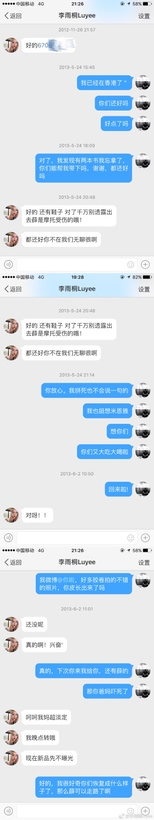
%> input picture Matlab/li.jpg, 154 x 820 px, shrunk from 690 x 3680 before the run
$ octave ela_demo_test.m   (GNU Octave 9; MATLAB toolbox functions it lacks are replaced by stand-ins)
%> lines starting %> are read from the running program, lines starting %| are printed output that depends on the picture; in (x1, y1, x2, y2) boxes, pixels count from 0 and x2, y2 are one past the last pixel; in counts of white or black regions, pixels touching at a corner belong together; the program's own positions count from 1
### Matlab/ela_analyze_demo.m
function [OutputMap] = ela_analyze_demo ( imPath )
%> called with imPath = 'F:\Workspace\Matlab\MatlabDayByDay\li.jpg'
    %ANALYZE Summary of this function goes here
    %   Detailed explanation goes here
    im= imread(imPath);
%> im is the input picture: size 820x154x3 uint8; mean R, G, B 214.7, 225.2, 234.5
    Quality=90;
    Multiplier=15;
    Flatten=true;

    OutputMap = ela_demo(im,Quality,Multiplier,Flatten);
end

### Matlab/ela_demo.m
function OutputMap = ELA( ImIn, Quality, Multiplier, Flatten)
%> called with Quality = 90, Multiplier = 15, Flatten = true
    % Copyright (C) 2016 Markos Zampoglou
    % Information Technologies Institute, Centre for Research and Technology Hellas
    % 6th Km Harilaou-Thermis, Thessaloniki 57001, Greece
    %
    % This code implements the Error Level Analysis algorithm popularized
    % by http://fotoforensics.com/
    %
    % ImIn is an image loaded using imread/(CleanUpImage)
    % Quality is the quality in which to recompress the image
    % Multiplier is the value with which to multiply the residual to make
    % it more visible
    % If Flatten=true, the image is converted to grayscale using the
    % cross-channel mean


    imwrite(ImIn,'tmp.jpg','Quality',Quality);
    ImJPG=imread('tmp.jpg');

    OutputMap=(abs(double(ImIn)-double(ImJPG))*Multiplier);


    if Flatten
        OutputMap=mean(OutputMap,3);
%> OutputMap: size 820x154 double
    end
end

### Matlab/ela_demo_test.m
close all;
clear all;

li='F:\Workspace\Matlab\MatlabDayByDay\li.jpg'
a1 = ela_analyze_demo(li);
a = imread('li.jpg');
% subplot(1,2,1);imshow(a);
% subplot(1,2,1);imshow(OutputMap);
%image(OutputMap);

xue1='F:\Workspace\Matlab\MatlabDayByDay\xue1.jpg'
b1 = ela_analyze_demo(xue1);
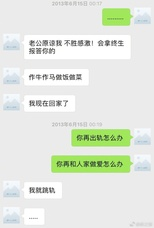
%> input picture Matlab/xue1.jpg, 154 x 228 px, shrunk from 690 x 1024 before the run
%> in ela_analyze_demo, im is the input picture: size 228x154x3 uint8; mean R, G, B 226.9, 232.7, 222.8
b = imread('xue1.jpg');
% subplot(1,2,1);imshow(b);
% subplot(1,3,1);imshow(b1);
%image(OutputMap1);

xue2='F:\Workspace\Matlab\MatlabDayByDay\xue2.jpg'
c1 = ela_analyze_demo(xue2);
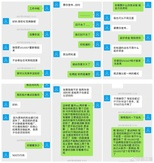
%> input picture Matlab/xue2.jpg, 154 x 163 px, shrunk from 690 x 733 before the run
%> in ela_analyze_demo, im is the input picture: size 163x154x3 uint8; mean R, G, B 206.7, 225.9, 204.7
%> call 3 of ELA, with Quality = 90, Multiplier = 15, Flatten = true
%> in ELA (call 3), `OutputMap=mean(OutputMap,3);`:
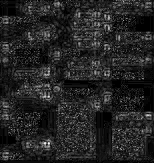
%> OutputMap: size 163x154 double; min 0, max 370, mean 52.7; drawn with min black and max white
c = imread('xue2.jpg');
% subplot(1,2,1);imshow(c);
% subplot(1,3,2);
imshow(c1);
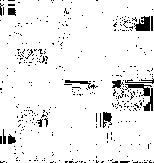
%> displayed picture: size 163x154, on the screen's scale of 0 to 255; 93.2% white; 359 black regions (347 under 20 px), largest, box (x1, y1, x2, y2) and area: (125, 84, 153, 111) 232, (134, 16, 150, 31) 164, (103, 112, 112, 128) 89
%image(OutputMap2);

xue3='F:\Workspace\Matlab\MatlabDayByDay\xue3.jpg'
d1 = ela_analyze_demo(xue3);
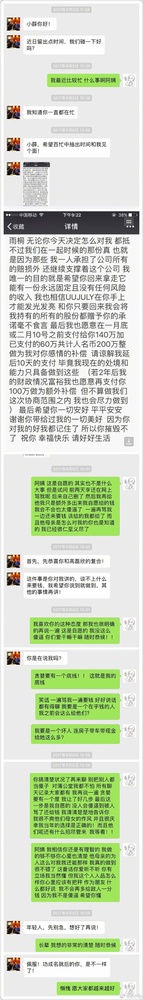
%> input picture Matlab/xue3.jpg, 143 x 1000 px, shrunk from 640 x 4486 before the run
%> in ela_analyze_demo, im is the input picture: size 1000x143x3 uint8; mean R, G, B 207.5, 218.1, 196.4
%> call 4 of ELA, with Quality = 90, Multiplier = 15, Flatten = true
%> in ELA (call 4), `OutputMap=(abs(double(ImIn)-double(ImJPG))*Multiplier);`:
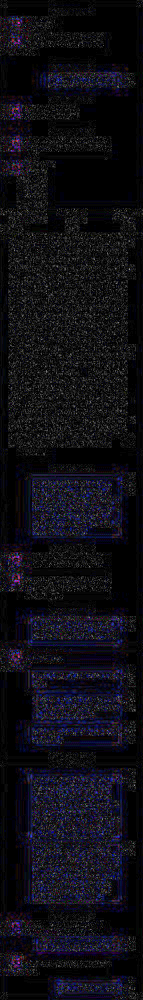
%> OutputMap: size 1000x143x3 double; mean R, G, B 33.9, 31.7, 46.7; drawn with min black and max white
%> in ELA (call 4), `OutputMap=mean(OutputMap,3);`:
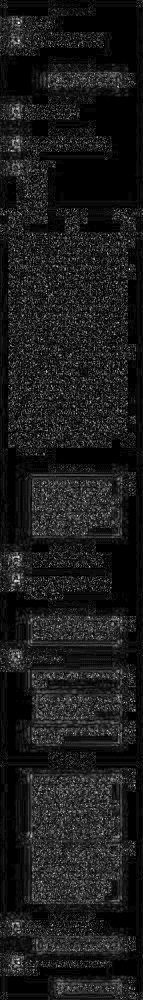
%> OutputMap: size 1000x143 double; min 0, max 345, mean 37.4; drawn with min black and max white
d = imread('xue3.jpg');
% subplot(1,2,1);imshow(d);
% subplot(1,3,3);imshow(d1);
%image(OutputMap3);
